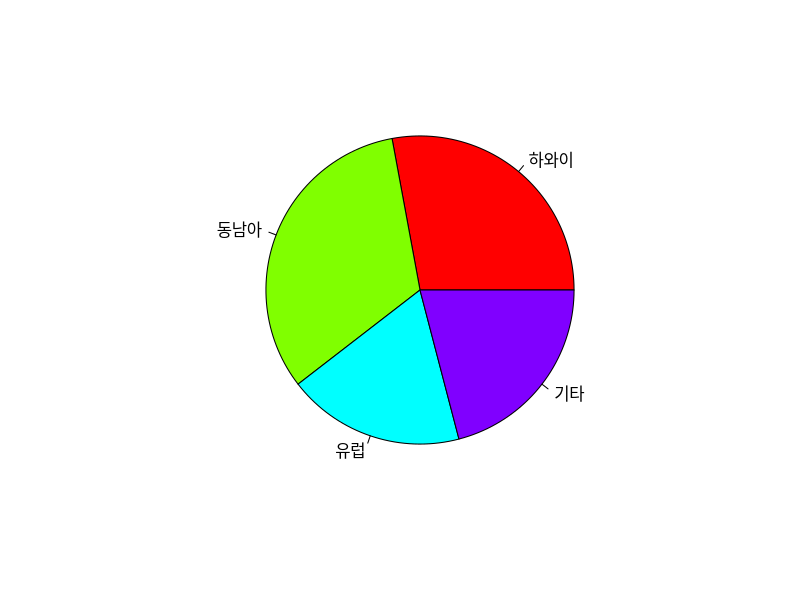
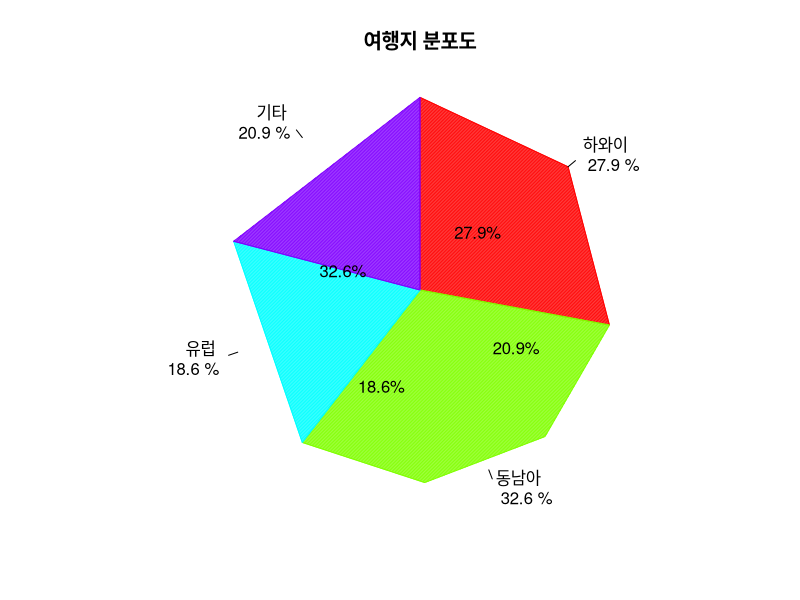
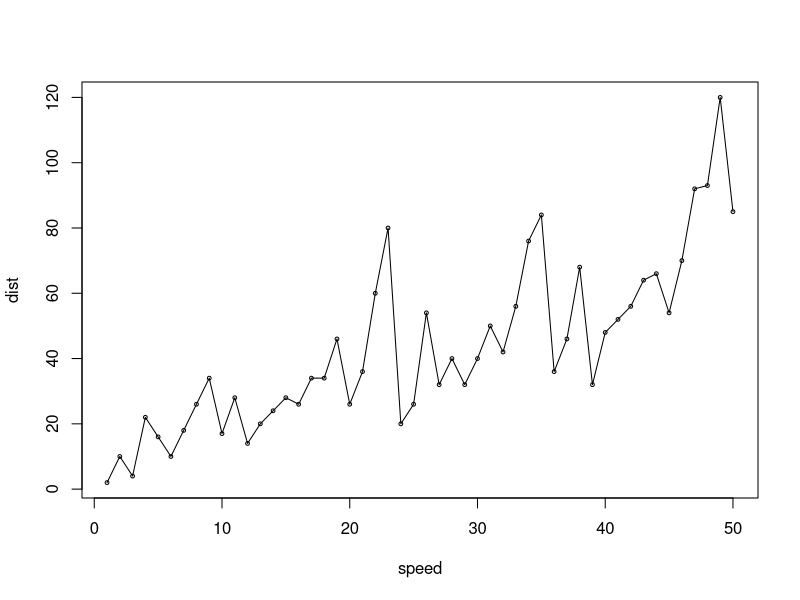
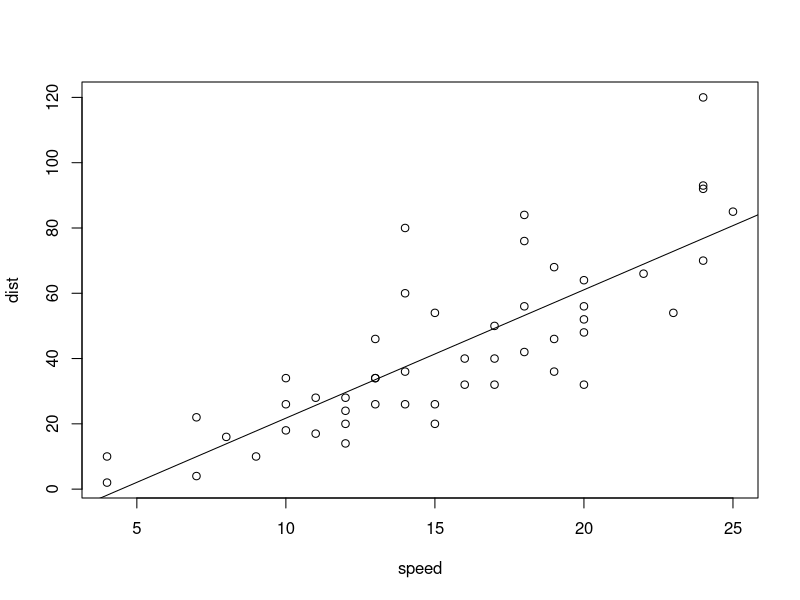
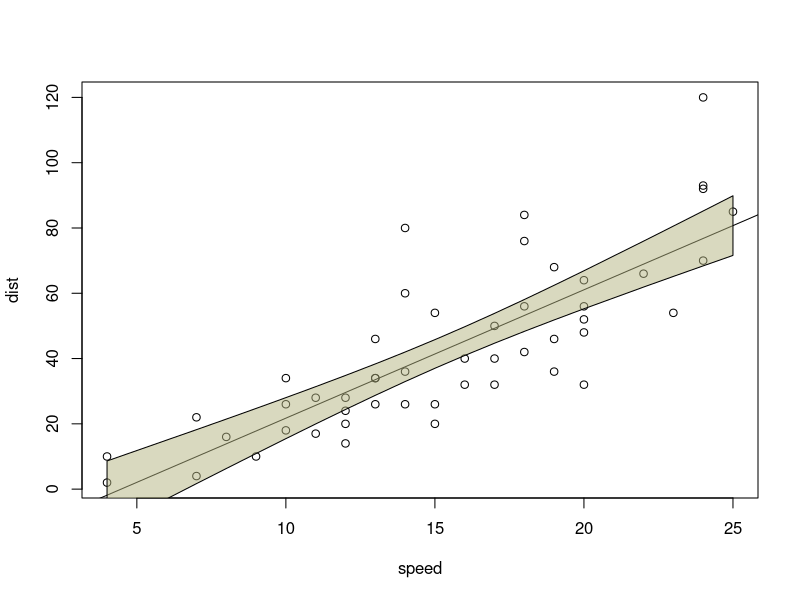
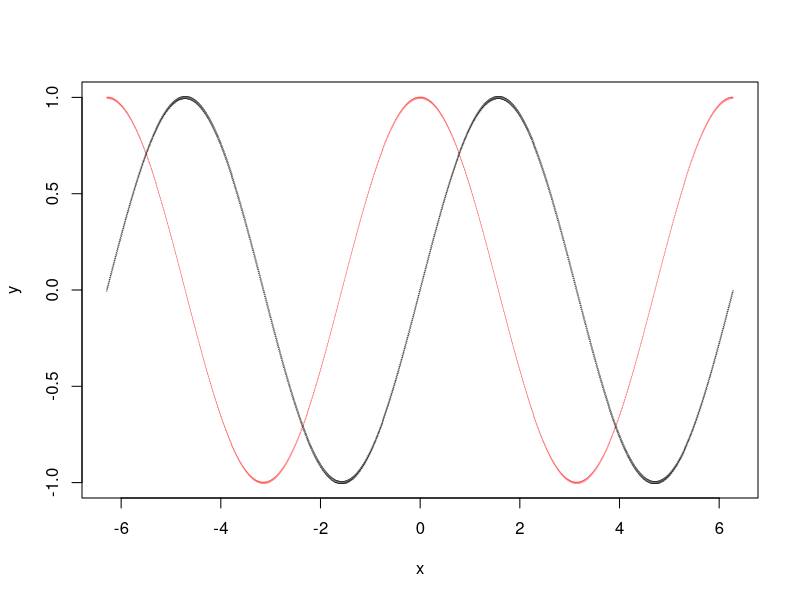
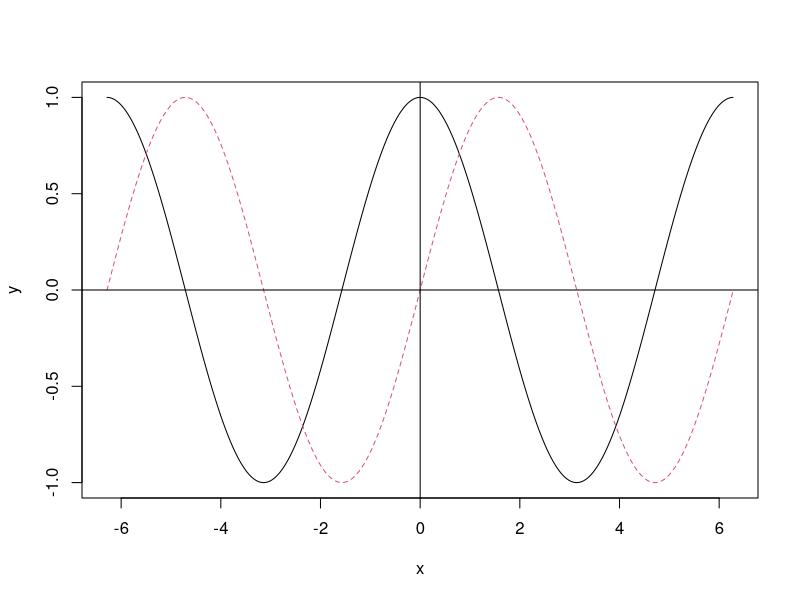
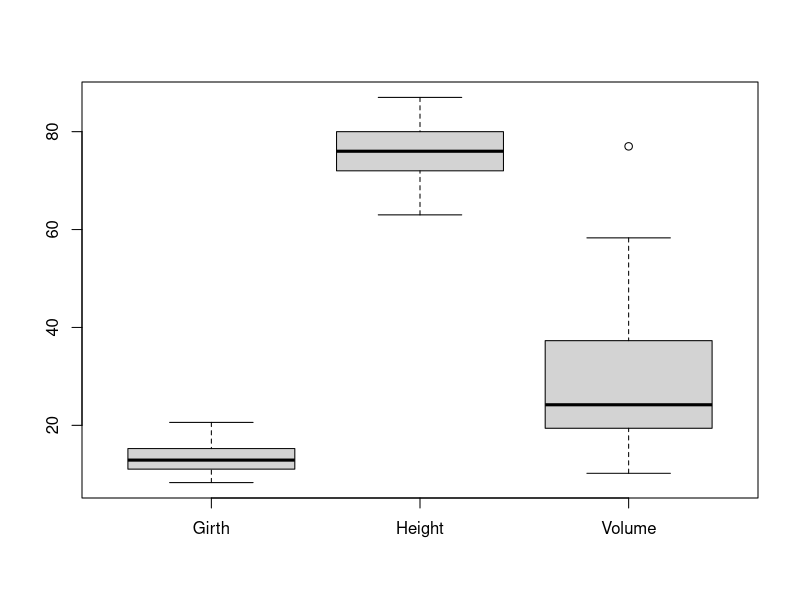

Here is the R script that generated these plots, in order:
## ---- chunk 1
honeymoon <- c(12, 14, 8, 9)
names(honeymoon) <- c("하와이", "동남아", "유럽", "기타")
pie(honeymoon, col = rainbow(4))

per <- round(100 * honeymoon / sum(honeymoon), 1)
lab <- paste(names(honeymoon), "\n", per, "%")

pie(honeymoon, labels = lab, col = rainbow(4), edges = 13, radius = 1, clockwise = TRUE, main = "여행지 분포도", density = 100)

text(0.3, 0.3, "27.9%", col = "black")
text(-0.4, 0.1, "32.6%", col = "black")
text(0.5, -0.3, "20.9%", col = "black")
text(-0.2, -0.5, "18.6%", col = "black")
## ---- chunk 2
weight <- round(rnorm(30, 50, 10))
stem(weight)
stem(weight, scale = 1.0)
stem(weight, scale = 2.0)
stem(weight, scale = 0.5)
## ---- chunk 3
plot(cars$dist, type = "o", cex = 0.5, xlab = "speed", ylab = "dist")
## ---- chunk 4
m <- lm(dist ~ speed, data = cars)
m
plot(cars); abline(m)
p <- predict(m, interval = "confidence")
head(p)
## ---- chunk 5
x <- c(cars$speed, tail(cars$speed, 1), rev(cars$speed), cars$speed[1])
y <- c(p[, "lwr"], tail(p[, "upr"], 1), rev(p[, "upr"]), p[, "lwr"][1])
plot(cars); abline(m); polygon(x, y, col = rgb(.7, .7, .5, .5))
## ---- chunk 6
x <- seq(-2 * pi, 2 * pi, 0.01)
y <- matrix(c(cos(x), sin(x)), ncol = 2)
matplot(x, y, col = c("red", "black"), cex = .2)
matplot(x, y, lyt = c("solid", "dashed"), cex = .2, type = "l")
abline(h = 0, v = 0)
## ---- chunk 7
trees
#fix(trees)
summary(trees)
boxplot(trees)
pairs(trees)
matplot(trees)
## ---- chunk 8
x <- rnorm(1000, mean = 100, sd = 1)
qqnorm(x); qqline(x, lty = 2); abline(h = 100, v = 0)

y <- runif(1000)
qqnorm(y); qqline(y); abline(h = 0.5, v = 0)
## ---- chunk 9
install.packages("mlmRev", repos="http://cran.nexr.com/")
library(mlmRev)
data(Chem97)
library(lattice)
histogram(~gcsescore, data = Chem97)
#histogram(~gcsescore|score, data = Chem97)
#histogram(~gcsescore|factor(score), data = Chem97)
